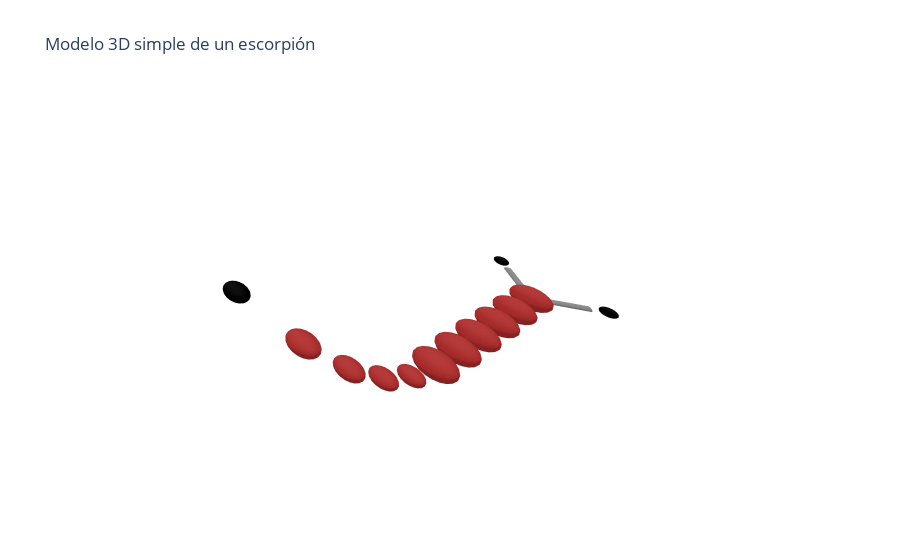

Notebook code cell kept with this figure:
### Markdown cell above
---

## 🐍 Código: Modelo 3D simple de un escorpión

```python

### Code cell
import plotly.graph_objects as go
import numpy as np

def esfera(x0, y0, z0, r, color):
    phi = np.linspace(0, np.pi, 20)
    theta = np.linspace(0, 2 * np.pi, 20)
    phi, theta = np.meshgrid(phi, theta)

    x = x0 + r * np.sin(phi) * np.cos(theta)
    y = y0 + r * np.sin(phi) * np.sin(theta)
    z = z0 + r * np.cos(phi)

    return go.Surface(x=x, y=y, z=z, colorscale=[[0, color], [1, color]], showscale=False)

def cilindro(p1, p2, r=0.2, color='black'):
    v = np.array(p2) - np.array(p1)
    mag = np.linalg.norm(v)
    v = v / mag
    not_v = np.array([1, 0, 0]) if abs(v[0]) < 0.99 else np.array([0, 1, 0])
    n1 = np.cross(v, not_v)
    n1 /= np.linalg.norm(n1)
    n2 = np.cross(v, n1)

    t = np.linspace(0, 2 * np.pi, 20)
    z = np.linspace(0, mag, 2)
    t, z = np.meshgrid(t, z)

    X, Y, Z = [p1[i] + v[i]*z + r*np.sin(t)*n1[i] + r*np.cos(t)*n2[i] for i in range(3)]

    return go.Surface(x=X, y=Y, z=Z, colorscale=[[0, color], [1, color]], showscale=False)

# Crear figuras
fig = go.Figure()

# Cuerpo segmentado del escorpión
for i in range(6):
    fig.add_trace(esfera(x0=i, y0=0, z0=0, r=0.5, color='brown'))

# Pinzas
fig.add_trace(cilindro(p1=[0, 0, 0], p2=[-1, 1, 0], r=0.1, color='gray'))
fig.add_trace(esfera(-1.3, 1.3, 0, r=0.2, color='black'))

fig.add_trace(cilindro(p1=[0, 0, 0], p2=[-1, -1, 0], r=0.1, color='gray'))
fig.add_trace(esfera(-1.3, -1.3, 0, r=0.2, color='black'))

# Cola articulada
for j in range(6, 10):
    fig.add_trace(esfera(x0=j, y0=0, z0=0.3*(j-5)**2, r=0.3, color='brown'))

# Aguijón
fig.add_trace(esfera(x0=10, y0=0, z0=7.5, r=0.2, color='black'))

# Configuración del gráfico
fig.update_layout(
    title='Modelo 3D simple de un escorpión',
    scene=dict(
        xaxis=dict(visible=False),
        yaxis=dict(visible=False),
        zaxis=dict(visible=False),
        aspectratio=dict(x=2, y=1, z=1)
    ),
    showlegend=False
)

fig.show()

### Figure 1 — Plotly figure (JSON) as saved in the notebook; plotly's stock layout.template omitted (floating-point values rounded to 4 significant figures; data arrays with more than 128 entries replaced by an {"elided": "..."} marker saying what was removed)
{"data": [{"colorscale": [[0, "brown"], [1, "brown"]], "showscale": false, "type": "surface", "x": {"elided": "20x20 float values"}, "y": {"elided": "20x20 float values"}, "z": {"elided": "20x20 float values"}}, {"colorscale": [[0, "brown"], [1, "brown"]], "showscale": false, "type": "surface", "x": {"elided": "20x20 float values"}, "y": {"elided": "20x20 float values"}, "z": {"elided": "20x20 float values"}}, {"colorscale": [[0, "brown"], [1, "brown"]], "showscale": false, "type": "surface", "x": {"elided": "20x20 float values"}, "y": {"elided": "20x20 float values"}, "z": {"elided": "20x20 float values"}}, {"colorscale": [[0, "brown"], [1, "brown"]], "showscale": false, "type": "surface", "x": {"elided": "20x20 float values"}, "y": {"elided": "20x20 float values"}, "z": {"elided": "20x20 float values"}}, {"colorscale": [[0, "brown"], [1, "brown"]], "showscale": false, "type": "surface", "x": {"elided": "20x20 float values"}, "y": {"elided": "20x20 float values"}, "z": {"elided": "20x20 float values"}}, {"colorscale": [[0, "brown"], [1, "brown"]], "showscale": false, "type": "surface", "x": {"elided": "20x20 float values"}, "y": {"elided": "20x20 float values"}, "z": {"elided": "20x20 float values"}}, {"colorscale": [[0, "gray"], [1, "gray"]], "showscale": false, "type": "surface", "x": [[-0.07071, -0.06688, -0.0558, -0.03868, -0.01736, 0.005839, 0.0284, 0.04789, 0.06219, 0.06975, 0.06975, 0.06219, 0.04789, 0.0284, 0.005839, -0.01736, -0.03868, -0.0558, -0.06688, -0.07071], [-1.071, -1.067, -1.056, -1.039, -1.017, -0.9942, -0.9716, -0.9521, -0.9378, -0.9303, -0.9303, -0.9378, -0.9521, -0.9716, -0.9942, -1.017, -1.039, -1.056, -1.067, -1.071]], "y": [[-0.07071, -0.06688, -0.0558, -0.03868, -0.01736, 0.005839, 0.0284, 0.04789, 0.06219, 0.06975, 0.06975, 0.06219, 0.04789, 0.0284, 0.005839, -0.01736, -0.03868, -0.0558, -0.06688, -0.07071], [0.9293, 0.9331, 0.9442, 0.9613, 0.9826, 1.006, 1.028, 1.048, 1.062, 1.07, 1.07, 1.062, 1.048, 1.028, 1.006, 0.9826, 0.9613, 0.9442, 0.9331, 0.9293]], "z": [[0.0, -0.03247, -0.06142, -0.08372, -0.09694, -0.09966, -0.09158, -0.07357, -0.04759, -0.01646, 0.01646, 0.04759, 0.07357, 0.09158, 0.09966, 0.09694, 0.08372, 0.06142, 0.03247, 2.449e-17], [0.0, -0.03247, -0.06142, -0.08372, -0.09694, -0.09966, -0.09158, -0.07357, -0.04759, -0.01646, 0.01646, 0.04759, 0.07357, 0.09158, 0.09966, 0.09694, 0.08372, 0.06142, 0.03247, 2.449e-17]]}, {"colorscale": [[0, "black"], [1, "black"]], "showscale": false, "type": "surface", "x": {"elided": "20x20 float values"}, "y": {"elided": "20x20 float values"}, "z": {"elided": "20x20 float values"}}, {"colorscale": [[0, "gray"], [1, "gray"]], "showscale": false, "type": "surface", "x": [[-0.07071, -0.06688, -0.0558, -0.03868, -0.01736, 0.005839, 0.0284, 0.04789, 0.06219, 0.06975, 0.06975, 0.06219, 0.04789, 0.0284, 0.005839, -0.01736, -0.03868, -0.0558, -0.06688, -0.07071], [-1.071, -1.067, -1.056, -1.039, -1.017, -0.9942, -0.9716, -0.9521, -0.9378, -0.9303, -0.9303, -0.9378, -0.9521, -0.9716, -0.9942, -1.017, -1.039, -1.056, -1.067, -1.071]], "y": [[0.07071, 0.06688, 0.0558, 0.03868, 0.01736, -0.005839, -0.0284, -0.04789, -0.06219, -0.06975, -0.06975, -0.06219, -0.04789, -0.0284, -0.005839, 0.01736, 0.03868, 0.0558, 0.06688, 0.07071], [-0.9293, -0.9331, -0.9442, -0.9613, -0.9826, -1.006, -1.028, -1.048, -1.062, -1.07, -1.07, -1.062, -1.048, -1.028, -1.006, -0.9826, -0.9613, -0.9442, -0.9331, -0.9293]], "z": [[0.0, 0.03247, 0.06142, 0.08372, 0.09694, 0.09966, 0.09158, 0.07357, 0.04759, 0.01646, -0.01646, -0.04759, -0.07357, -0.09158, -0.09966, -0.09694, -0.08372, -0.06142, -0.03247, -2.449e-17], [0.0, 0.03247, 0.06142, 0.08372, 0.09694, 0.09966, 0.09158, 0.07357, 0.04759, 0.01646, -0.01646, -0.04759, -0.07357, -0.09158, -0.09966, -0.09694, -0.08372, -0.06142, -0.03247, -2.449e-17]]}, {"colorscale": [[0, "black"], [1, "black"]], "showscale": false, "type": "surface", "x": {"elided": "20x20 float values"}, "y": {"elided": "20x20 float values"}, "z": {"elided": "20x20 float values"}}, {"colorscale": [[0, "brown"], [1, "brown"]], "showscale": false, "type": "surface", "x": {"elided": "20x20 float values"}, "y": {"elided": "20x20 float values"}, "z": {"elided": "20x20 float values"}}, {"colorscale": [[0, "brown"], [1, "brown"]], "showscale": false, "type": "surface", "x": {"elided": "20x20 float values"}, "y": {"elided": "20x20 float values"}, "z": {"elided": "20x20 float values"}}, {"colorscale": [[0, "brown"], [1, "brown"]], "showscale": false, "type": "surface", "x": {"elided": "20x20 float values"}, "y": {"elided": "20x20 float values"}, "z": {"elided": "20x20 float values"}}, {"colorscale": [[0, "brown"], [1, "brown"]], "showscale": false, "type": "surface", "x": {"elided": "20x20 float values"}, "y": {"elided": "20x20 float values"}, "z": {"elided": "20x20 float values"}}, {"colorscale": [[0, "black"], [1, "black"]], "showscale": false, "type": "surface", "x": {"elided": "20x20 float values"}, "y": {"elided": "20x20 float values"}, "z": {"elided": "20x20 float values"}}], "layout": {"scene": {"aspectratio": {"x": 2, "y": 1, "z": 1}, "xaxis": {"visible": false}, "yaxis": {"visible": false}, "zaxis": {"visible": false}}, "showlegend": false, "title": {"text": "Modelo 3D simple de un escorpión"}}}
